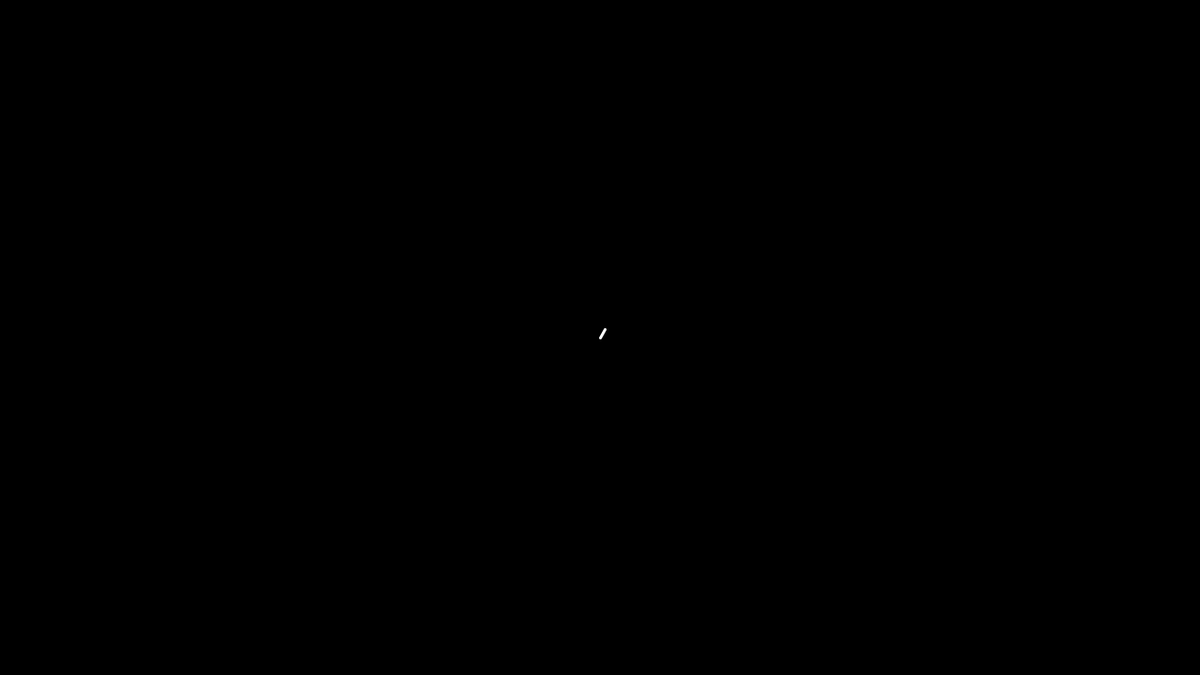
Frame 1 (no input)
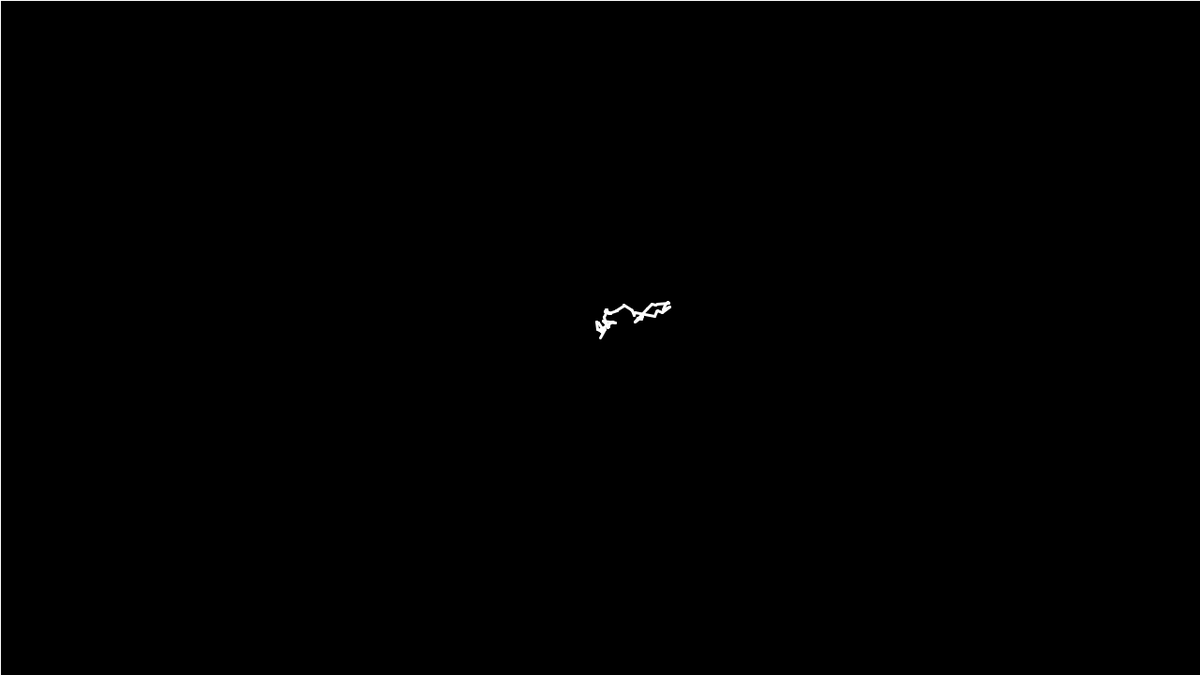
Frame 60 (the mouse pressed at the canvas centre just before this capture)
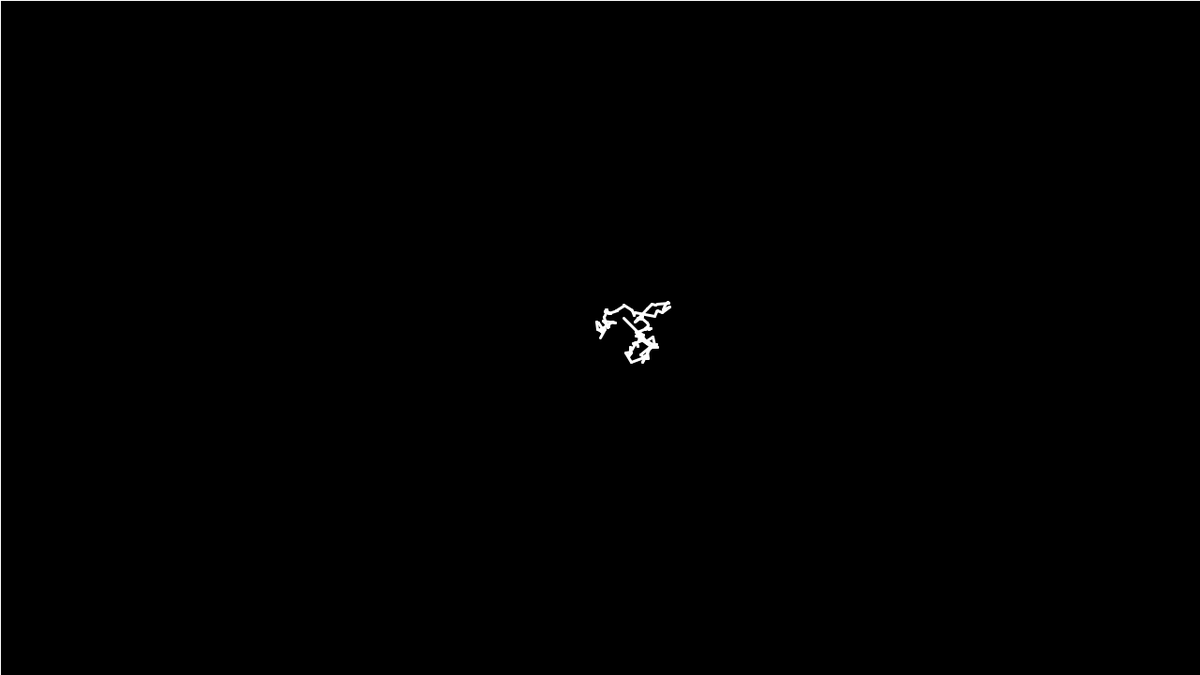
Frame 120 (the mouse held since frame 60 and released just before this capture)

The Processing sketch that drew these frames (run headless with seeded random() and noise(); from frame 60 on, the mouse is pressed at the canvas centre):

// Processing sketch: ex2
// ── ex2.pde
PVector CENTER_SCREEN;
float ALPHA_BACKGROUND=0;
int MONTECARLO_STEPS=1;

Walker walker;
void setup() {
  size(1280,720);

  walker=new Walker();  // Create a walker object
  background(0);
  CENTER_SCREEN=new PVector(width/2, height/2);  
}

void draw() {
  // Run the walker object
  fill(0, ALPHA_BACKGROUND);
  strokeWeight(0);
  rect(0,0,width, height);
  walker.update();
  walker.draw();  
}

// ── Walker.pde
float SCALE_STEPS[]={0, 50, 10}; 
// use it as SCALE_STEPS[MONTECARLO_STEPS]


class Walker {
  PVector position;
  PVector prevPosition;
  
  Walker() {
    this.position=new PVector(width/2, height/2);
    this.prevPosition=this.position.copy();    
  }
  void draw() {    
    stroke(255);
    strokeWeight(3);
    line(this.prevPosition.x, this.prevPosition.y,
         this.position.x, this.position.y);
  }

  void update() {    
    PVector step;
    step=new PVector(random(-1,1), random(-1,1));
    step.normalize();
    float stepsize=montecarlo();
    step.mult(stepsize*SCALE_STEPS[MONTECARLO_STEPS]);
    this.prevPosition=this.position.copy();   
    this.position.add(step);
    this.position.x=constrain(this.position.x, 0, width);    
    this.position.y=constrain(this.position.y, 0, height);
  }
}

float montecarlo() {
  while (true) {
     float R1=random(1);
     float p=0;
     if(MONTECARLO_STEPS==2){
        p=random(1);
     }
     if(MONTECARLO_STEPS==1){
        p=pow(1-R1,8);
     }
     float R2=random(1);
     if (R2<p){ return R1;}
  }
}
